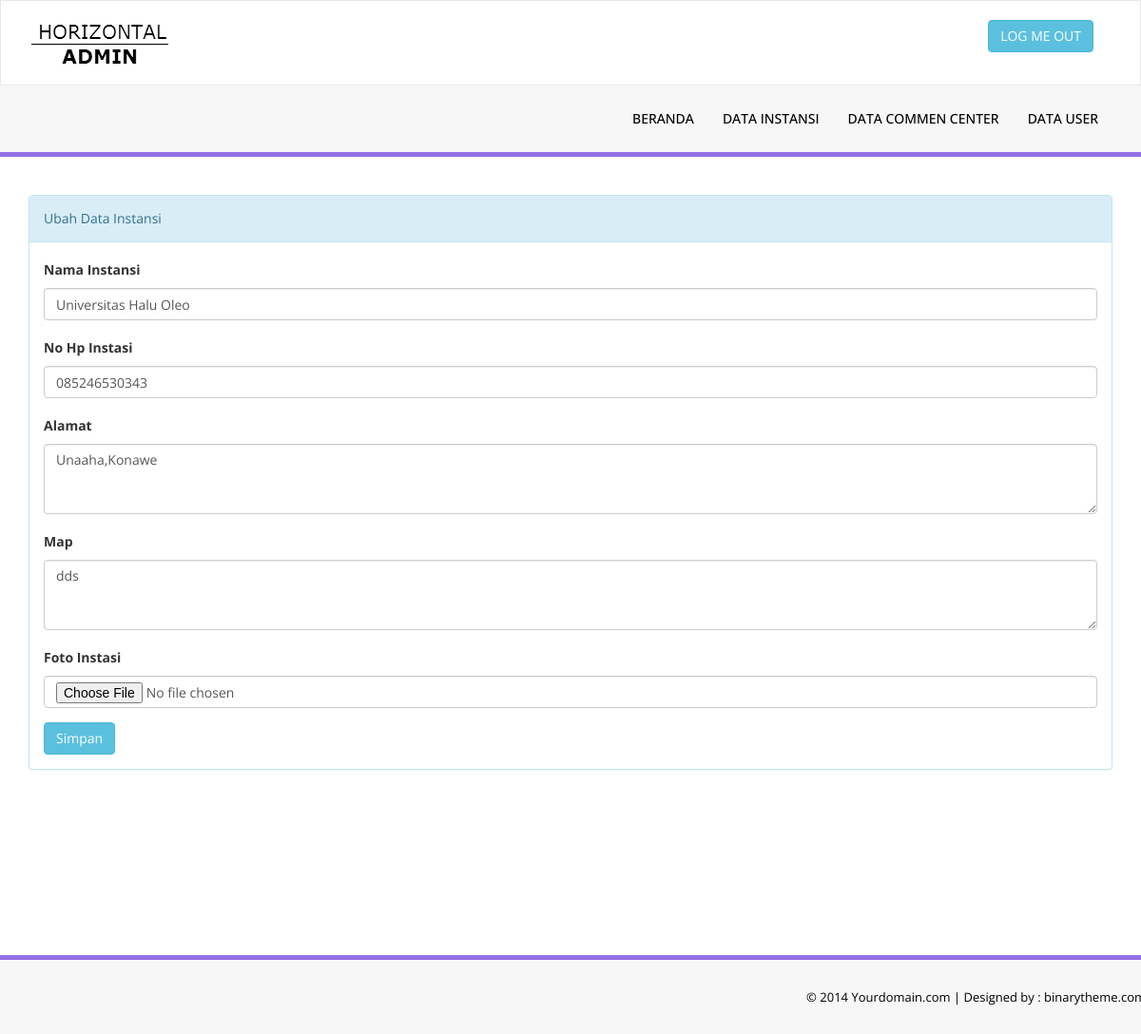
Page /?bat=ubah-data-instansi&id=6 on the committed database.
### tables this page shows
CREATE TABLE `tb_instansi` (
  `id_instansi` int(11) NOT NULL,
  `foto_instansi` varchar(50) NOT NULL,
  `nama_instansi` varchar(50) NOT NULL,
  `no_hp` char(12) NOT NULL,
  `alamat_instansi` text NOT NULL,
  `map_instansi` text NOT NULL
);

### application/instansi/form-ubah.php (the view, shortened to what this page needs)
<?php
if (isset($_GET['id'])) {
    $id = $_GET['id'];
    $query1 = $koneksi->query("SELECT * FROM tb_instansi WHERE id_instansi=$id");
    $instansi = mysqli_fetch_array($query1);
} else {
    header('Location:?bat=data-instansi');
}
?>
<div class="row">
    <div class="col-md-12 col-sm-12 col-xs-12">
        <div class="panel panel-info">
            <div class="panel-heading">
                Ubah Data Instansi
            </div>
            <div class="panel-body">
                <form role="form" method="post" enctype="multipart/form-data">
                    <div class="form-group">
                        <label>Nama Instansi</label>
                        <input type="text" class="form-control" name="nama_instansi" value="<?= $instansi['nama_instansi'] ?>" placeholder="Nama Instansi" required>
                    </div>
                    <div class="form-group">
                        <label>No Hp Instasi</label>
                        <input type="text" class="form-control" name="no_hp" value="<?= $instansi['no_hp'] ?>" placeholder="No HP Instasi" required>
                    </div>
                    <div class="form-group">
                        <label>Alamat</label>
                        <textarea class="form-control" rows="3" name="alamat" placeholder="Alamat Instasi"><?= $instansi['alamat_instansi'] ?></textarea>
                    </div>
                    <div class="form-group">
                        <label>Map</label>
                        <textarea class="form-control" rows="3" name="map" placeholder="Map"><?= $instansi['map_instansi'] ?></textarea>
                    </div>
                    <div class="form-group">
                        <label>Foto Instasi</label>
                        <input type="file" class="form-control" name="foto" value="<?= $instansi['foto_instansi'] ?>" required>
                    </div>
                    <button type="submit" class="btn btn-info" name="simpan">Simpan </button>
                </form>
            </div>
        </div>
    </div>
</div>

### rows in the picture
tb_instansi: nama_instansi "Universitas Halu Oleo", no_hp "085246530343", alamat "Unaaha,Konawe", map "dds"
